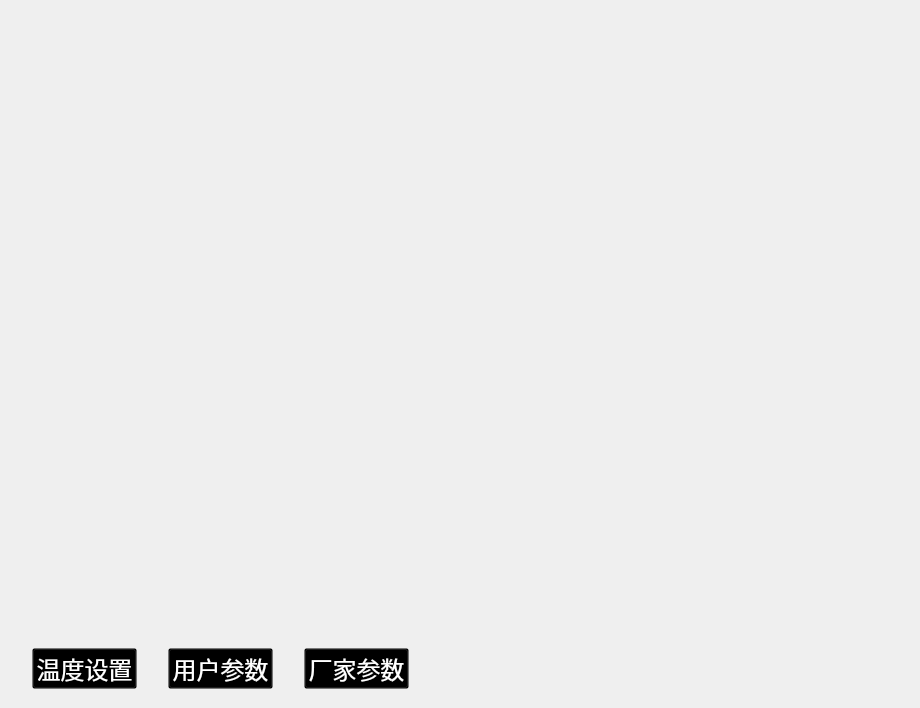
<?xml version="1.0" encoding="UTF-8"?>
<ui version="4.0">
 <class>Setting</class>
 <widget class="QWidget" name="Setting">
  <property name="geometry">
   <rect>
    <x>0</x>
    <y>0</y>
    <width>920</width>
    <height>708</height>
   </rect>
  </property>
  <property name="windowTitle">
   <string>Form</string>
  </property>
  <widget class="QPushButton" name="pushButton_2">
   <property name="geometry">
    <rect>
     <x>168</x>
     <y>648</y>
     <width>105</width>
     <height>41</height>
    </rect>
   </property>
   <property name="palette">
    <palette>
     <active>
      <colorrole role="Button">
       <brush brushstyle="SolidPattern">
        <color alpha="0">
         <red>0</red>
         <green>0</green>
         <blue>0</blue>
        </color>
       </brush>
      </colorrole>
      <colorrole role="ButtonText">
       <brush brushstyle="SolidPattern">
        <color alpha="255">
         <red>255</red>
         <green>255</green>
         <blue>255</blue>
        </color>
       </brush>
      </colorrole>
      <colorrole role="Base">
       <brush brushstyle="SolidPattern">
        <color alpha="0">
         <red>0</red>
         <green>0</green>
         <blue>0</blue>
        </color>
       </brush>
      </colorrole>
      <colorrole role="Window">
       <brush brushstyle="SolidPattern">
        <color alpha="0">
         <red>0</red>
         <green>0</green>
         <blue>0</blue>
        </color>
       </brush>
      </colorrole>
     </active>
     <inactive>
      <colorrole role="Button">
       <brush brushstyle="SolidPattern">
        <color alpha="0">
         <red>0</red>
         <green>0</green>
         <blue>0</blue>
        </color>
       </brush>
      </colorrole>
      <colorrole role="ButtonText">
       <brush brushstyle="SolidPattern">
        <color alpha="255">
         <red>255</red>
         <green>255</green>
         <blue>255</blue>
        </color>
       </brush>
      </colorrole>
      <colorrole role="Base">
       <brush brushstyle="SolidPattern">
        <color alpha="0">
         <red>0</red>
         <green>0</green>
         <blue>0</blue>
        </color>
       </brush>
      </colorrole>
      <colorrole role="Window">
       <brush brushstyle="SolidPattern">
        <color alpha="0">
         <red>0</red>
         <green>0</green>
         <blue>0</blue>
        </color>
       </brush>
      </colorrole>
     </inactive>
     <disabled>
      <colorrole role="Button">
       <brush brushstyle="SolidPattern">
        <color alpha="0">
         <red>0</red>
         <green>0</green>
         <blue>0</blue>
        </color>
       </brush>
      </colorrole>
      <colorrole role="ButtonText">
       <brush brushstyle="SolidPattern">
        <color alpha="255">
         <red>190</red>
         <green>190</green>
         <blue>190</blue>
        </color>
       </brush>
      </colorrole>
      <colorrole role="Base">
       <brush brushstyle="SolidPattern">
        <color alpha="0">
         <red>0</red>
         <green>0</green>
         <blue>0</blue>
        </color>
       </brush>
      </colorrole>
      <colorrole role="Window">
       <brush brushstyle="SolidPattern">
        <color alpha="0">
         <red>0</red>
         <green>0</green>
         <blue>0</blue>
        </color>
       </brush>
      </colorrole>
     </disabled>
    </palette>
   </property>
   <property name="font">
    <font>
     <pointsize>18</pointsize>
    </font>
   </property>
   <property name="styleSheet">
    <string notr="true">
border-image: url(:/UI/Frame/按键.png);
outline: none;</string>
   </property>
   <property name="text">
    <string>用户参数</string>
   </property>
  </widget>
  <widget class="QPushButton" name="pushButton_3">
   <property name="geometry">
    <rect>
     <x>304</x>
     <y>648</y>
     <width>105</width>
     <height>41</height>
    </rect>
   </property>
   <property name="palette">
    <palette>
     <active>
      <colorrole role="Button">
       <brush brushstyle="SolidPattern">
        <color alpha="0">
         <red>0</red>
         <green>0</green>
         <blue>0</blue>
        </color>
       </brush>
      </colorrole>
      <colorrole role="ButtonText">
       <brush brushstyle="SolidPattern">
        <color alpha="255">
         <red>255</red>
         <green>255</green>
         <blue>255</blue>
        </color>
       </brush>
      </colorrole>
      <colorrole role="Base">
       <brush brushstyle="SolidPattern">
        <color alpha="0">
         <red>0</red>
         <green>0</green>
         <blue>0</blue>
        </color>
       </brush>
      </colorrole>
      <colorrole role="Window">
       <brush brushstyle="SolidPattern">
        <color alpha="0">
         <red>0</red>
         <green>0</green>
         <blue>0</blue>
        </color>
       </brush>
      </colorrole>
     </active>
     <inactive>
      <colorrole role="Button">
       <brush brushstyle="SolidPattern">
        <color alpha="0">
         <red>0</red>
         <green>0</green>
         <blue>0</blue>
        </color>
       </brush>
      </colorrole>
      <colorrole role="ButtonText">
       <brush brushstyle="SolidPattern">
        <color alpha="255">
         <red>255</red>
         <green>255</green>
         <blue>255</blue>
        </color>
       </brush>
      </colorrole>
      <colorrole role="Base">
       <brush brushstyle="SolidPattern">
        <color alpha="0">
         <red>0</red>
         <green>0</green>
         <blue>0</blue>
        </color>
       </brush>
      </colorrole>
      <colorrole role="Window">
       <brush brushstyle="SolidPattern">
        <color alpha="0">
         <red>0</red>
         <green>0</green>
         <blue>0</blue>
        </color>
       </brush>
      </colorrole>
     </inactive>
     <disabled>
      <colorrole role="Button">
       <brush brushstyle="SolidPattern">
        <color alpha="0">
         <red>0</red>
         <green>0</green>
         <blue>0</blue>
        </color>
       </brush>
      </colorrole>
      <colorrole role="ButtonText">
       <brush brushstyle="SolidPattern">
        <color alpha="255">
         <red>190</red>
         <green>190</green>
         <blue>190</blue>
        </color>
       </brush>
      </colorrole>
      <colorrole role="Base">
       <brush brushstyle="SolidPattern">
        <color alpha="0">
         <red>0</red>
         <green>0</green>
         <blue>0</blue>
        </color>
       </brush>
      </colorrole>
      <colorrole role="Window">
       <brush brushstyle="SolidPattern">
        <color alpha="0">
         <red>0</red>
         <green>0</green>
         <blue>0</blue>
        </color>
       </brush>
      </colorrole>
     </disabled>
    </palette>
   </property>
   <property name="font">
    <font>
     <pointsize>18</pointsize>
    </font>
   </property>
   <property name="styleSheet">
    <string notr="true">border-image: url(:/UI/Frame/按键.png);
outline: none;</string>
   </property>
   <property name="text">
    <string>厂家参数</string>
   </property>
  </widget>
  <widget class="QPushButton" name="pushButton">
   <property name="geometry">
    <rect>
     <x>32</x>
     <y>648</y>
     <width>105</width>
     <height>41</height>
    </rect>
   </property>
   <property name="palette">
    <palette>
     <active>
      <colorrole role="Button">
       <brush brushstyle="SolidPattern">
        <color alpha="0">
         <red>0</red>
         <green>0</green>
         <blue>0</blue>
        </color>
       </brush>
      </colorrole>
      <colorrole role="ButtonText">
       <brush brushstyle="SolidPattern">
        <color alpha="255">
         <red>255</red>
         <green>255</green>
         <blue>255</blue>
        </color>
       </brush>
      </colorrole>
      <colorrole role="Base">
       <brush brushstyle="SolidPattern">
        <color alpha="0">
         <red>0</red>
         <green>0</green>
         <blue>0</blue>
        </color>
       </brush>
      </colorrole>
      <colorrole role="Window">
       <brush brushstyle="SolidPattern">
        <color alpha="0">
         <red>0</red>
         <green>0</green>
         <blue>0</blue>
        </color>
       </brush>
      </colorrole>
     </active>
     <inactive>
      <colorrole role="Button">
       <brush brushstyle="SolidPattern">
        <color alpha="0">
         <red>0</red>
         <green>0</green>
         <blue>0</blue>
        </color>
       </brush>
      </colorrole>
      <colorrole role="ButtonText">
       <brush brushstyle="SolidPattern">
        <color alpha="255">
         <red>255</red>
         <green>255</green>
         <blue>255</blue>
        </color>
       </brush>
      </colorrole>
      <colorrole role="Base">
       <brush brushstyle="SolidPattern">
        <color alpha="0">
         <red>0</red>
         <green>0</green>
         <blue>0</blue>
        </color>
       </brush>
      </colorrole>
      <colorrole role="Window">
       <brush brushstyle="SolidPattern">
        <color alpha="0">
         <red>0</red>
         <green>0</green>
         <blue>0</blue>
        </color>
       </brush>
      </colorrole>
     </inactive>
     <disabled>
      <colorrole role="Button">
       <brush brushstyle="SolidPattern">
        <color alpha="0">
         <red>0</red>
         <green>0</green>
         <blue>0</blue>
        </color>
       </brush>
      </colorrole>
      <colorrole role="ButtonText">
       <brush brushstyle="SolidPattern">
        <color alpha="255">
         <red>190</red>
         <green>190</green>
         <blue>190</blue>
        </color>
       </brush>
      </colorrole>
      <colorrole role="Base">
       <brush brushstyle="SolidPattern">
        <color alpha="0">
         <red>0</red>
         <green>0</green>
         <blue>0</blue>
        </color>
       </brush>
      </colorrole>
      <colorrole role="Window">
       <brush brushstyle="SolidPattern">
        <color alpha="0">
         <red>0</red>
         <green>0</green>
         <blue>0</blue>
        </color>
       </brush>
      </colorrole>
     </disabled>
    </palette>
   </property>
   <property name="font">
    <font>
     <family>Ubuntu</family>
     <pointsize>18</pointsize>
     <weight>50</weight>
     <italic>false</italic>
     <bold>false</bold>
    </font>
   </property>
   <property name="styleSheet">
    <string notr="true">border-image: url(:/UI/Frame/按键.png);
outline: none;</string>
   </property>
   <property name="text">
    <string>温度设置</string>
   </property>
  </widget>
  <widget class="QStackedWidget" name="systemStackedWidget">
   <property name="geometry">
    <rect>
     <x>0</x>
     <y>0</y>
     <width>920</width>
     <height>657</height>
    </rect>
   </property>
   <property name="currentIndex">
    <number>-1</number>
   </property>
  </widget>
 </widget>
 <resources/>
 <connections/>
</ui>
